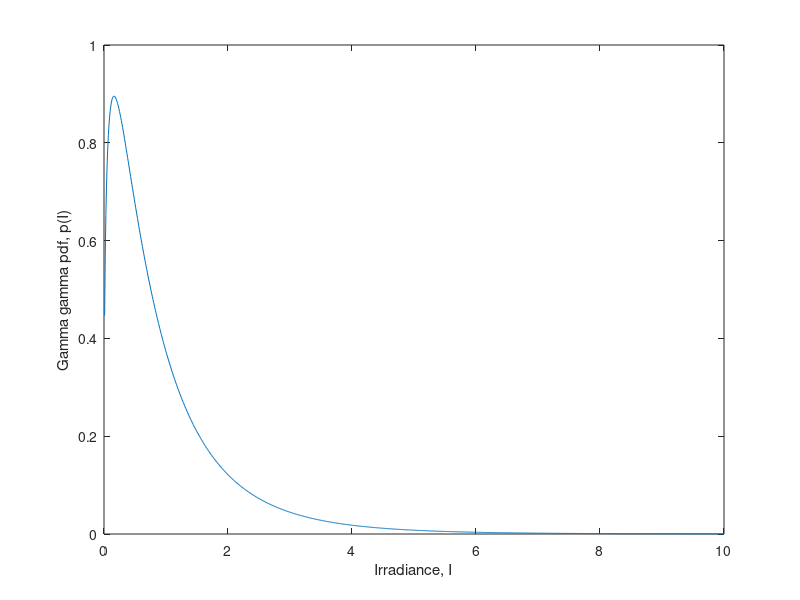

Reproduce this figure in MATLAB.
%The Gamma-gamma pdf clear clc
alpha=4.2;
a=alpha;
beta=1.4;
b=beta;
k=(a+b)/2;
k1=a*b;
K =2*(k1^k)/(gamma(a)*gamma(b));
I=0.01:0.01:10;
K1=I.^(k-1);
Z=2*sqrt(k1*I);
p=K.*K1.*besselk((a-b),Z); 
plot(I,p)
xlabel('Irradiance, I') 
ylabel('Gamma gamma pdf, p(I)')
